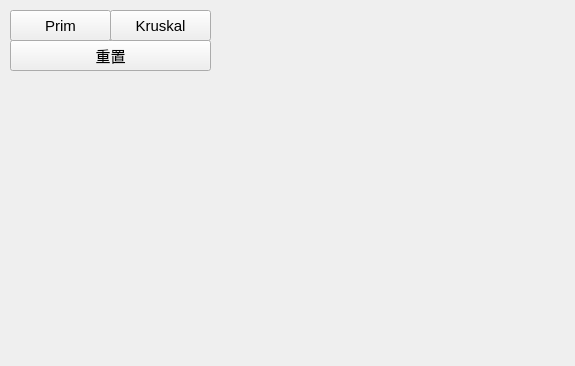
<?xml version="1.0" encoding="UTF-8"?>
<ui version="4.0">
 <class>GraphUI</class>
 <widget class="QWidget" name="GraphUI">
  <property name="geometry">
   <rect>
    <x>0</x>
    <y>0</y>
    <width>575</width>
    <height>366</height>
   </rect>
  </property>
  <property name="windowTitle">
   <string>Form</string>
  </property>
  <widget class="QPushButton" name="ResetpushButton">
   <property name="geometry">
    <rect>
     <x>10</x>
     <y>40</y>
     <width>201</width>
     <height>31</height>
    </rect>
   </property>
   <property name="font">
    <font>
     <pointsize>11</pointsize>
     <weight>50</weight>
     <bold>false</bold>
    </font>
   </property>
   <property name="text">
    <string>重置</string>
   </property>
  </widget>
  <widget class="QPushButton" name="PrimpushButton">
   <property name="geometry">
    <rect>
     <x>10</x>
     <y>10</y>
     <width>101</width>
     <height>31</height>
    </rect>
   </property>
   <property name="font">
    <font>
     <pointsize>11</pointsize>
     <weight>50</weight>
     <bold>false</bold>
    </font>
   </property>
   <property name="text">
    <string>Prim</string>
   </property>
  </widget>
  <widget class="QPushButton" name="pushButton">
   <property name="geometry">
    <rect>
     <x>110</x>
     <y>10</y>
     <width>101</width>
     <height>31</height>
    </rect>
   </property>
   <property name="font">
    <font>
     <pointsize>11</pointsize>
     <weight>50</weight>
     <bold>false</bold>
    </font>
   </property>
   <property name="text">
    <string>Kruskal</string>
   </property>
  </widget>
 </widget>
 <resources/>
 <connections>
  <connection>
   <sender>PrimpushButton</sender>
   <signal>clicked()</signal>
   <receiver>GraphUI</receiver>
   <slot>on_prim_btn_clicked()</slot>
   <hints>
    <hint type="sourcelabel">
     <x>84</x>
     <y>95</y>
    </hint>
    <hint type="destinationlabel">
     <x>138</x>
     <y>83</y>
    </hint>
   </hints>
  </connection>
  <connection>
   <sender>pushButton</sender>
   <signal>clicked()</signal>
   <receiver>GraphUI</receiver>
   <slot>on_kruskal_btn_clicked()</slot>
   <hints>
    <hint type="sourcelabel">
     <x>63</x>
     <y>140</y>
    </hint>
    <hint type="destinationlabel">
     <x>135</x>
     <y>83</y>
    </hint>
   </hints>
  </connection>
  <connection>
   <sender>ResetpushButton</sender>
   <signal>clicked()</signal>
   <receiver>GraphUI</receiver>
   <slot>on_reset_btn_clicked()</slot>
   <hints>
    <hint type="sourcelabel">
     <x>85</x>
     <y>190</y>
    </hint>
    <hint type="destinationlabel">
     <x>132</x>
     <y>83</y>
    </hint>
   </hints>
  </connection>
 </connections>
 <slots>
  <slot>on_reset_btn_clicked()</slot>
  <slot>on_prim_btn_clicked()</slot>
  <slot>on_kruskal_btn_clicked()</slot>
  <slot>on_outPut_btn_clicked()</slot>
 </slots>
</ui>
